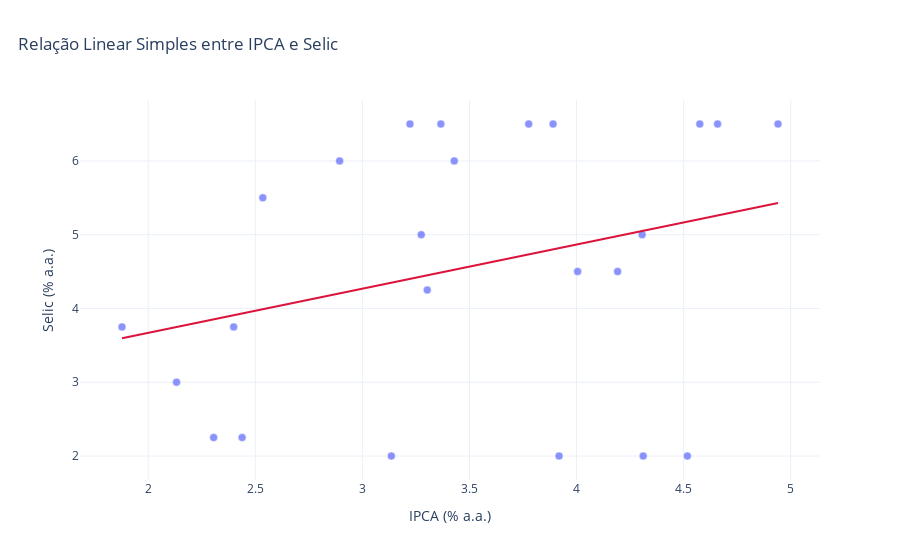

Here is the notebook cell this chart was saved with:
### Markdown cell above
#### 2.2 Plotar Regressão Linear Simples — Preparo (2019–2020)

### Code cell
import plotly.express as px
import plotly.graph_objects as go

fig = px.scatter(
    df_preparo,
    x='ipca',
    y='selic',
    trendline='ols',
    trendline_color_override='crimson',
    labels={'ipca': 'IPCA (% a.a.)', 'selic': 'Selic (% a.a.)'},
    title='Relação Linear Simples entre IPCA e Selic',
    template='plotly_white',
    opacity=0.75
)

# Marcadores mais legíveis
fig.update_traces(marker=dict(size=8, line=dict(width=0.5, color='white')))

# Equação e R² do OLS
try:
    res = px.get_trendline_results(fig).iloc[0]['px_fit_results']
    b0 = res.params.get('const', float('nan'))
    b1 = res.params.get('ipca', float('nan'))
    r2 = res.rsquared
    eq = f"Selic = {b0:.2f} + {b1:.2f} × IPCA   (R²={r2:.2f})"
    fig.add_annotation(xref='paper', yref='paper', x=0.02, y=1.12, text=eq,
                       showarrow=False, font=dict(size=12, color='crimson'))
except Exception:
    pass

fig.update_layout(
    title=dict(x=0.02, xanchor='left'),
    hovermode='closest',
    legend=dict(orientation='h', yanchor='bottom', y=1.02, xanchor='right', x=1),
)
fig.update_xaxes(showgrid=True, zeroline=False)
fig.update_yaxes(showgrid=True, zeroline=False)

fig.show()

### Figure 1 — Plotly figure (JSON) as saved in the notebook; plotly's stock layout.template omitted (floating-point values rounded to 4 significant figures)
{"data": [{"hovertemplate": "IPCA (% a.a.)=%{x}<br>Selic (% a.a.)=%{y}<extra></extra>", "legendgroup": "", "marker": {"color": "#636efa", "line": {"color": "white", "width": 0.5}, "opacity": 0.75, "size": 8, "symbol": "circle"}, "mode": "markers", "name": "", "orientation": "v", "showlegend": false, "type": "scatter", "x": [3.777, 3.89, 4.575, 4.941, 4.658, 3.366, 3.222, 3.429, 2.894, 2.535, 3.275, 4.306, 4.192, 4.005, 3.303, 2.399, 1.877, 2.132, 2.305, 2.438, 3.135, 3.918, 4.311, 4.517], "xaxis": "x", "y": [6.5, 6.5, 6.5, 6.5, 6.5, 6.5, 6.5, 6, 6, 5.5, 5, 5, 4.5, 4.5, 4.25, 3.75, 3.75, 3, 2.25, 2.25, 2, 2, 2, 2], "yaxis": "y"}, {"hovertemplate": "<b>OLS trendline</b><br>selic = 0.597629 * ipca + 2.47528<br>R<sup>2</sup>=0.088331<br><br>IPCA (% a.a.)=%{x}<br>Selic (% a.a.)=%{y} <b>(trend)</b><extra></extra>", "legendgroup": "", "line": {"color": "crimson"}, "marker": {"color": "#636efa", "line": {"color": "white", "width": 0.5}, "size": 8, "symbol": "circle"}, "mode": "lines", "name": "", "showlegend": false, "type": "scatter", "x": [1.877, 2.132, 2.305, 2.399, 2.438, 2.535, 2.894, 3.135, 3.222, 3.275, 3.303, 3.366, 3.429, 3.777, 3.89, 3.918, 4.005, 4.192, 4.306, 4.311, 4.517, 4.575, 4.658, 4.941], "xaxis": "x", "y": [3.597, 3.75, 3.853, 3.909, 3.932, 3.99, 4.205, 4.349, 4.401, 4.432, 4.449, 4.487, 4.524, 4.732, 4.8, 4.817, 4.869, 4.98, 5.049, 5.052, 5.175, 5.21, 5.259, 5.428], "yaxis": "y"}], "layout": {"hovermode": "closest", "legend": {"orientation": "h", "tracegroupgap": 0, "x": 1, "xanchor": "right", "y": 1.02, "yanchor": "bottom"}, "title": {"text": "Relação Linear Simples entre IPCA e Selic", "x": 0.02, "xanchor": "left"}, "xaxis": {"anchor": "y", "domain": [0, 1], "showgrid": true, "title": {"text": "IPCA (% a.a.)"}, "zeroline": false}, "yaxis": {"anchor": "x", "domain": [0, 1], "showgrid": true, "title": {"text": "Selic (% a.a.)"}, "zeroline": false}}}
